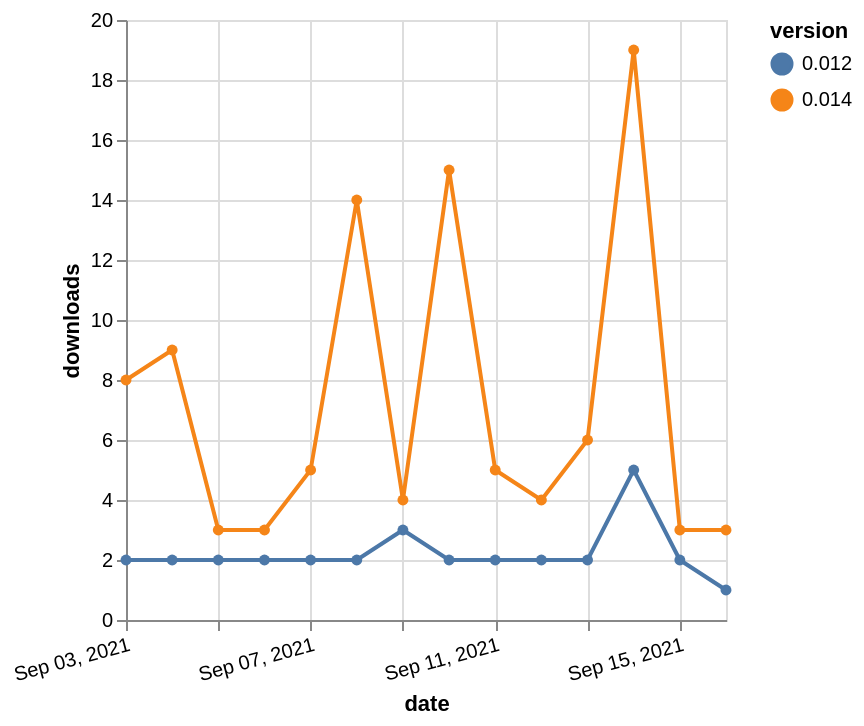

Vega-Lite specification for this chart:
### Vega-Lite specification from a JSON file in a GitHub repository (floating-point values rounded to 4 significant figures)
{"$schema": "https://vega.github.io/schema/vega-lite/v5.json", "description": "A simple bar chart with embedded data.", "data": {"values": [{"date": "2021-09-03", "total": 5832, "delta": 2, "version": "0.012"}, {"date": "2021-09-04", "total": 5834, "delta": 2, "version": "0.012"}, {"date": "2021-09-05", "total": 5836, "delta": 2, "version": "0.012"}, {"date": "2021-09-06", "total": 5838, "delta": 2, "version": "0.012"}, {"date": "2021-09-07", "total": 5840, "delta": 2, "version": "0.012"}, {"date": "2021-09-08", "total": 5842, "delta": 2, "version": "0.012"}, {"date": "2021-09-09", "total": 5845, "delta": 3, "version": "0.012"}, {"date": "2021-09-10", "total": 5847, "delta": 2, "version": "0.012"}, {"date": "2021-09-11", "total": 5849, "delta": 2, "version": "0.012"}, {"date": "2021-09-12", "total": 5851, "delta": 2, "version": "0.012"}, {"date": "2021-09-13", "total": 5853, "delta": 2, "version": "0.012"}, {"date": "2021-09-14", "total": 5858, "delta": 5, "version": "0.012"}, {"date": "2021-09-15", "total": 5860, "delta": 2, "version": "0.012"}, {"date": "2021-09-16", "total": 5861, "delta": 1, "version": "0.012"}, {"date": "2021-09-03", "total": 5369, "delta": 8, "version": "0.014"}, {"date": "2021-09-04", "total": 5378, "delta": 9, "version": "0.014"}, {"date": "2021-09-05", "total": 5381, "delta": 3, "version": "0.014"}, {"date": "2021-09-06", "total": 5384, "delta": 3, "version": "0.014"}, {"date": "2021-09-07", "total": 5389, "delta": 5, "version": "0.014"}, {"date": "2021-09-08", "total": 5403, "delta": 14, "version": "0.014"}, {"date": "2021-09-09", "total": 5407, "delta": 4, "version": "0.014"}, {"date": "2021-09-10", "total": 5422, "delta": 15, "version": "0.014"}, {"date": "2021-09-11", "total": 5427, "delta": 5, "version": "0.014"}, {"date": "2021-09-12", "total": 5431, "delta": 4, "version": "0.014"}, {"date": "2021-09-13", "total": 5437, "delta": 6, "version": "0.014"}, {"date": "2021-09-14", "total": 5456, "delta": 19, "version": "0.014"}, {"date": "2021-09-15", "total": 5459, "delta": 3, "version": "0.014"}, {"date": "2021-09-16", "total": 5462, "delta": 3, "version": "0.014"}]}, "width": "container", "mark": {"type": "line", "point": {"filled": true}}, "encoding": {"x": {"field": "date", "type": "temporal", "timeUnit": "yearmonthdate", "title": "date", "axis": {"labelAngle": -15}}, "y": {"field": "delta", "type": "quantitative", "title": "downloads"}, "color": {"field": "version", "type": "nominal"}, "tooltip": {"field": "delta"}}}
